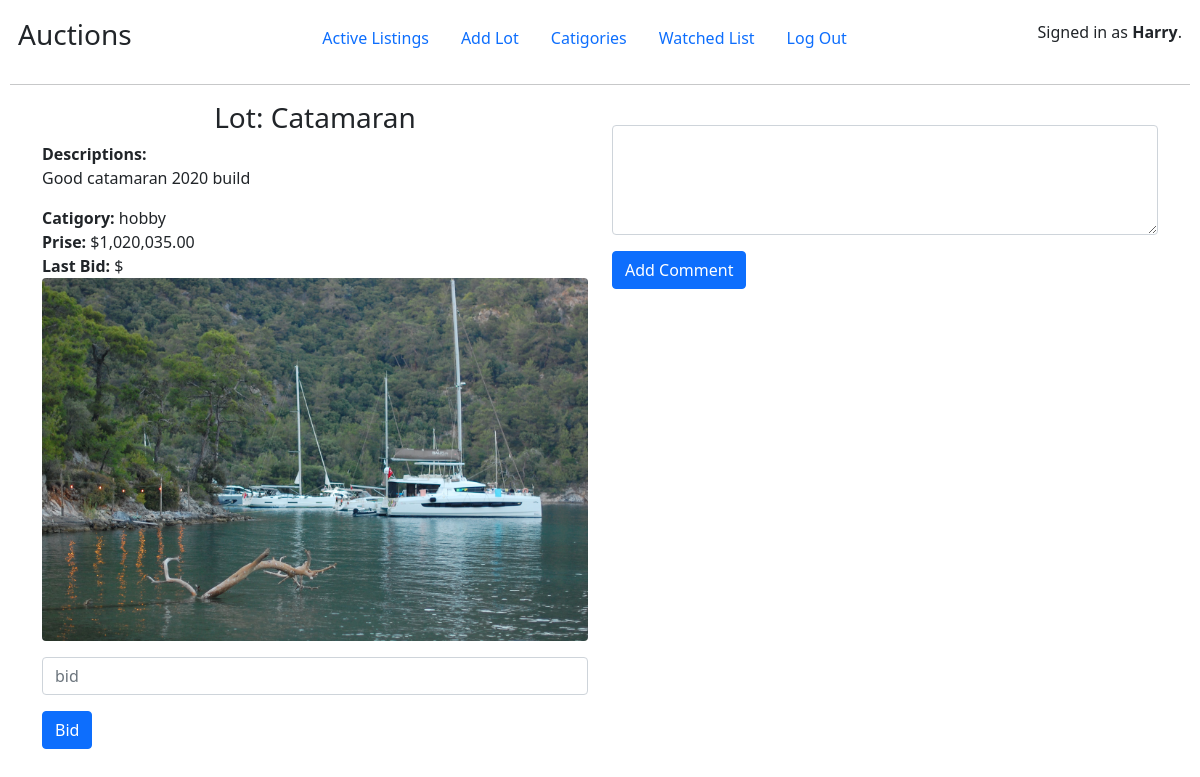
Before: /lot/15/detail (signed in) with the older database file.
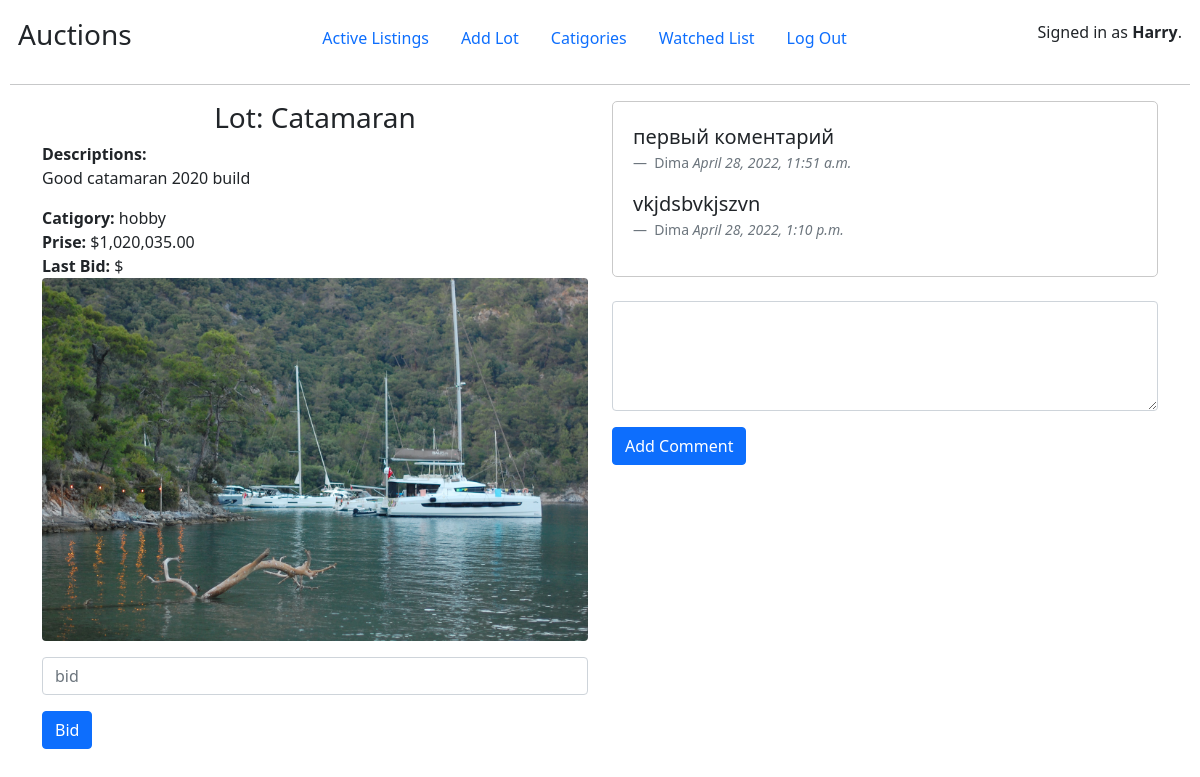
After: the same page with the newer database file.
### auctions/models.py (models this page shows, shortened)
class User(AbstractUser):
    pass

class Lot(models.Model):
    lot_title = models.CharField(max_length=64, unique=True, verbose_name="Title")
    lot_img = models.ImageField(
        blank = True, upload_to = "pic/",
        verbose_name="Photo", default='pic/no_img.jpg')
    lot_description = models.TextField(blank=True)
    lot_catigory = models.ForeignKey(Catigory, on_delete=models.CASCADE, related_name="categories")
    lot_price = models.DecimalField(
        max_digits=20, decimal_places=2,
        validators=[MinValueValidator(0.001)], verbose_name="Price",
        help_text="Min prise is $0.01")
    lot_owner = models.ForeignKey(User, on_delete=models.CASCADE)
    lot_status = models.BooleanField(default=True)

class Catigory(models.Model):
    catigory_name = models.CharField(max_length=64, unique=True)
    def __str__(self):
        return self.catigory_name

class Comment(models.Model):
    comment_text = models.TextField()
    comment_user_name = models.CharField(blank=True, max_length=100)
    comment_data_create = models.DateTimeField(auto_now_add=True)
    lot = models.ForeignKey(Lot, on_delete=models.CASCADE, related_name="comments", default=None)

### auctions/views.py (the view)
# urls.py: path("lot/<int:lot_id>/detail", lot_detail, name='lot_detail_url'),
@login_required(login_url='login')
def lot_detail(request, lot_id):
    lot = get_object_or_404(Lot, pk = lot_id)
    bids = Bid.objects.filter(bid_lot = lot)
    bid = biggest_bid(bids)
    comments = Comment.objects.filter(lot = lot)
    bid_form = BidForm()
    comment_form = CommentForm()
    return render(request, 'auctions/lot_detail.html', {
        'lot' : lot,
        'comment_form' : comment_form,
        'bid_form' : bid_form,
        'comments' : comments,
        'bid': bid})

### auctions/forms.py
class CommentForm(forms.ModelForm):
    class Meta:
        model = Comment
        fields = ['comment_text']
        widgets = {'comment_text': forms.Textarea(attrs={
            'rows':'4',
            'class':'form-control'
        })}

class BidForm(forms.ModelForm):
    class Meta:
        model = Bid
        fields = ['bid']
        widgets = {'bid' : forms.TextInput(attrs={"class":"form-control mb-3", 'placeholder': 'bid'})}

### auctions/templates/auctions/lot_detail.html (shortened to what this page needs)
{% extends "auctions/layout.html" %}
{% block body %}
<div class="container">
    <div class="row">
        <div class="col">
            <div>
                <h3 class="text-center">Lot: {{lot.lot_title}}</h3>
                <strong>Descriptions:</strong>
                <p>{{lot.lot_description}}</p>
                <strong>Catigory:</strong> {{lot.lot_catigory}} <br>
                <strong>Prise: </strong>${{lot.lot_price|floatformat:"2g"}} <br>
                <strong>Last Bid: </strong>${{bid|floatformat:"2g"}}
                <img src="{{ lot.lot_img.url }}" class="img-fluid rounded float-start mb-3" alt="Lot Img">
            </div>
                <br>
            <div>
                <form action="{% url 'bid_add_url' lot_id=lot.id %}" method="post">
                    <div class="mb-3">
                        {{bid_form.bid}}
                    </div>
                    <button class="btn btn-primary">Bid</button>
                </form>
            </div>
        </div>
        <div class="col">
            {% if comments %}
            <div style="max-height: 300px;
                        overflow: auto;
                        border: solid 1px rgb(201, 201, 201);
                        padding: 20px;
                        border-radius: 5px;">
                {% for comment in comments%}
                <figure>
                    <blockquote class="blockquote">
                        <p>{{comment.comment_text}}</p>
                    </blockquote>
                    <figcaption class="blockquote-footer">
                        {{comment.comment_user_name}} <cite title="Source Title">{{comment.comment_data_create}}</cite>
                    </figcaption>
                </figure>
                {% endfor %}
            </div>
            {% endif %}
            <br>
            <form action="{% url 'comment_add_url' lot_id=lot.id %}" method="post">
                <div class="mb-3">
                    {{comment_form.comment_text}}
                </div>
                <button type="submit" class="btn btn-primary">Add Comment</button>
            </form>
        </div>
    </div>
  </div>
{% endblock %}

### auctions/templates/auctions/layout.html (shortened to what this page needs)
{% load static %}
<!DOCTYPE html>
<html lang="en">
    <head>
        <link href="https://cdn.jsdelivr.net/npm/bootstrap@5.1.3/dist/css/bootstrap.min.css" rel="stylesheet">
        <link href="{% static 'auctions/styles.css' %}" rel="stylesheet">
    </head>
    <body>
        <div class="d-flex justify-content-between">
            <div class="p-2 bd-highlight">
                <span class="align-bottom"><h3>Auctions</h3></span>
            </div>
            <div class="p-2 bd-highlight">
                <ul class="nav">
                    <li class="nav-item">
                        <a class="nav-link" href="{% url 'index' %}">Active Listings</a>
                    </li>
                    {% if user.is_authenticated %}
                        <li class="nav-item">
                            <a class="nav-link" href="{% url 'lot_add_url' %}">Add Lot</a>
                        </li>
                        <li class="nav-item">
                            <a class="nav-link" href="{% url 'catigories_list_url' %}">Catigories</a>
                        </li>
                        <li class="nav-item">
                            <a class="nav-link" href="{% url 'index' %}">Watched List</a>
                        </li>
                        <li class="nav-item">
                            <a class="nav-link" href="{% url 'logout' %}">Log Out</a>
                        </li>
                    {% endif %}
                </ul>
            </div>
            <div class="p-2 bd-highlight">
                {% if user.is_authenticated %}
                    <span class="align-middle">Signed in as <strong>{{ user.username }}</strong>.</span>
                {% else %}
                    Not signed in.
            {% endif %}
            </div>
          </div>
        <hr>
        {% block body %}
        {% endblock %}
    </body>
</html>

### auctions/static/auctions/styles.css (style rules this page uses)
body { padding: 10px; }

Changed rows visible on the page:
added Comment: comment_text "первый коментарий", comment_user_name "Dima", comment_data_create "April 28, 2022, 11:51 a.m."
added Comment: comment_text "vkjdsbvkjszvn", comment_user_name "Dima", comment_data_create "April 28, 2022, 1:10 p.m."
